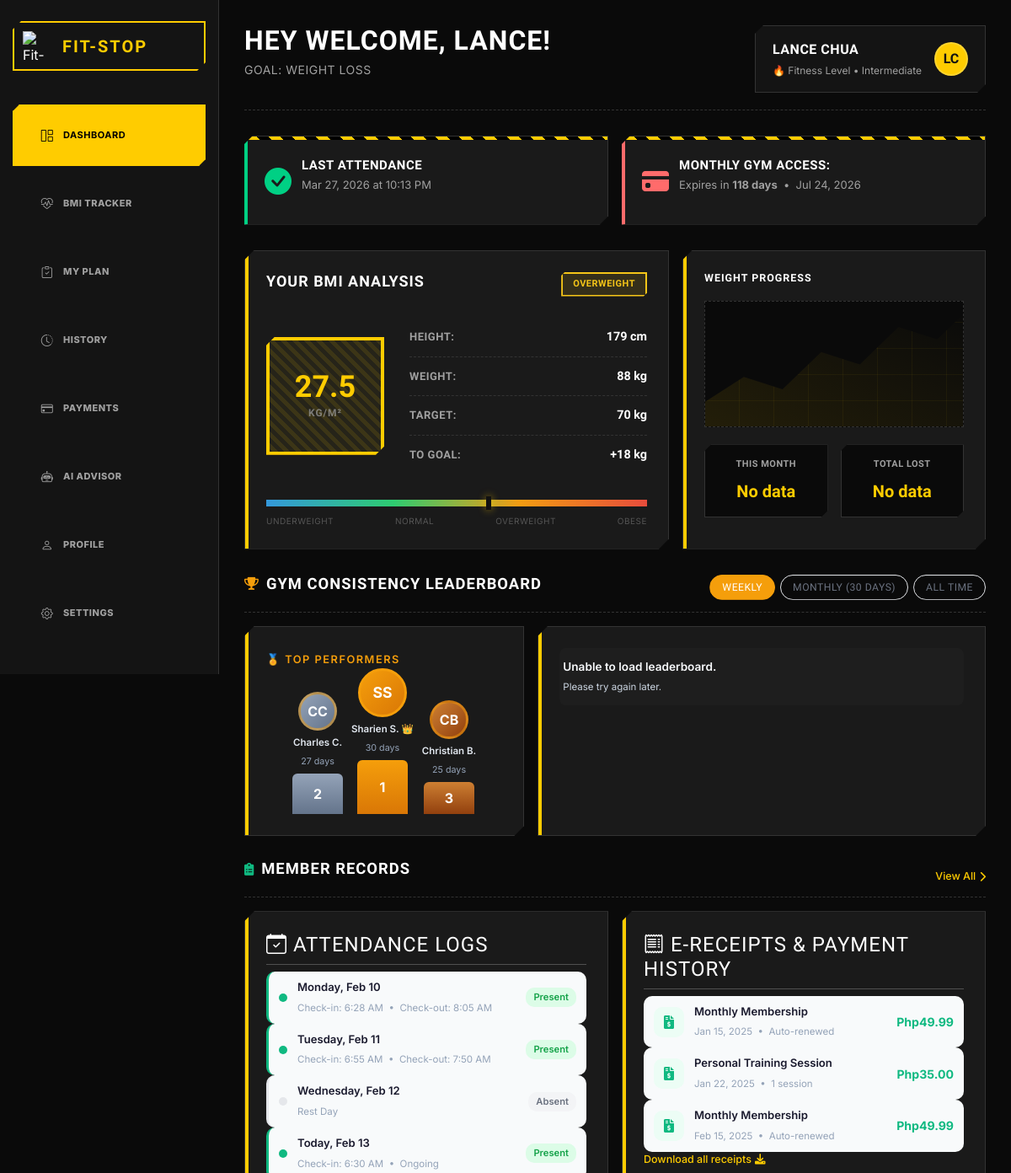
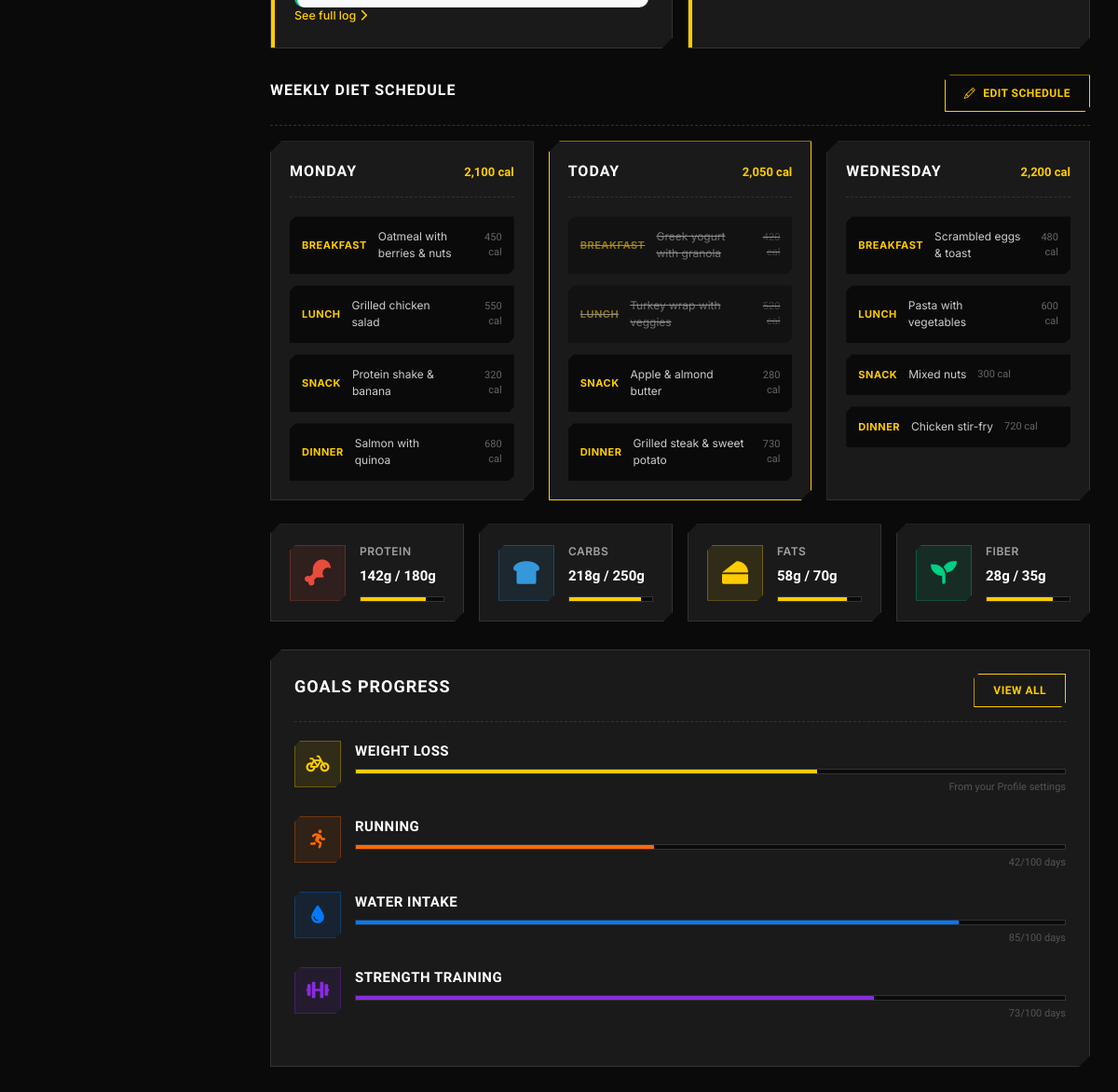
The app's page /user/user.php (signed in) with its own data (2 pictures, top to bottom).
### tables this page shows
CREATE TABLE "users" (   id INTEGER PRIMARY KEY AUTOINCREMENT,   username VARCHAR(50) NOT NULL UNIQUE,   first_name VARCHAR(50) NOT NULL,   last_name VARCHAR(50) NOT NULL,   email VARCHAR(100) NOT NULL UNIQUE,   password VARCHAR(255) NOT NULL,   user_type VARCHAR(50),   verification_code VARCHAR(50) DEFAULT NULL,   verification_code_expiration TIMESTAMP DEFAULT NULL,   is_verified BOOLEAN DEFAULT FALSE,   profile_picture BLOB,   last_logged_in TIMESTAMP DEFAULT NULL,   created_at TIMESTAMP DEFAULT CURRENT_TIMESTAMP,   updated_at TIMESTAMP DEFAULT CURRENT_TIMESTAMP , "points" INTEGER NOT NULL DEFAULT 0, dpa_consent INTEGER NOT NULL DEFAULT 0, dpa_consent_at TIMESTAMP DEFAULT NULL, "address" VARCHAR(255));

CREATE TABLE "attendance" ("id" integer NOT NULL,"user_id" integer NOT NULL,"datetime" datetime NOT NULL, PRIMARY KEY ("id"));

CREATE TABLE "monthly" ("id" integer,"name" text,"expires_in" datetime, "member" INTEGER, image BLOB, PRIMARY KEY ("id"));

### user/user.php (the view, shortened to what the rows shown need)
<?php
$displayName = 'Member';
$firstName = 'Member';
$fitnessLevel = 'Not set';
$goal = 'Primary Goal';
$attendanceTitle = 'No Attendance Yet';
$attendanceDetail = 'No check-in record found.';
$paymentDueSoon = false;
$daysLeft = null;
$monthlyExpiry = null;
try {
  require __DIR__ . '/../Login/connection.php';
  $userId = (int)($_SESSION['id'] ?? 0);
  if ($userId > 0) {
    $userStmt = $pdo->prepare('SELECT id, username, first_name, last_name, email FROM users WHERE id = :id LIMIT 1');
    $userStmt->execute([':id' => $userId]);
    $user = $userStmt->fetch(PDO::FETCH_ASSOC) ?: [];
    $profileColumns = [];
    $profileColumnStmt = $pdo->query('PRAGMA table_info(member_profiles)');
    if ($profileColumnStmt) {
      $profileColumnRows = $profileColumnStmt->fetchAll(PDO::FETCH_ASSOC);
      foreach ($profileColumnRows as $profileColumnRow) {
        if (isset($profileColumnRow['name'])) {
          $profileColumns[] = (string)$profileColumnRow['name'];
        }
      }
    }
    $profileSelectSql = 'SELECT '
      . (in_array('age', $profileColumns, true) ? 'age' : 'NULL AS age') . ', '
      . (in_array('height_cm', $profileColumns, true) ? 'height_cm' : 'NULL AS height_cm') . ', '
      . (in_array('weight_kg', $profileColumns, true) ? 'weight_kg' : 'NULL AS weight_kg') . ', '
      . (in_array('fitness_level', $profileColumns, true) ? 'fitness_level' : 'NULL AS fitness_level') . ', '
      . (in_array('goal', $profileColumns, true) ? 'goal' : 'NULL AS goal') . ', '
      . (in_array('bmi', $profileColumns, true) ? 'bmi' : 'NULL AS bmi')
      . ' FROM member_profiles WHERE user_id = :user_id LIMIT 1';
    $profileStmt = $pdo->prepare($profileSelectSql);
    $profileStmt->execute([':user_id' => $userId]);
    $profile = $profileStmt->fetch(PDO::FETCH_ASSOC) ?: [];
    $displayNameRaw = trim(((string)($user['first_name'] ?? '')) . ' ' . ((string)($user['last_name'] ?? '')));
    if ($displayNameRaw !== '') {
      $displayName = $displayNameRaw;
    } elseif (!empty($user['username'])) {
      $displayName = (string)$user['username'];
    }
    $firstName = (string)($user['first_name'] ?? '');
    if (!empty($profile['fitness_level'])) {
      $fitnessLevel = (string)$profile['fitness_level'];
    }
    if (!empty($profile['goal'])) {
      $goal = (string)$profile['goal'];
    }
    $monthlyStmt = $pdo->prepare(
        "SELECT id, expires_in
        FROM monthly
        WHERE member = :member
        ORDER BY expires_in DESC
        LIMIT 1"
    );
    $monthlyStmt->execute([':member' => $userId]);
    $monthlyRecord = $monthlyStmt->fetch(PDO::FETCH_ASSOC) ?: [];
    if (!empty($monthlyRecord['expires_in'])) {
        $monthlyExpiry = (string)$monthlyRecord['expires_in'];
        $expiryDate = new DateTime($monthlyExpiry, new DateTimeZone('Asia/Manila'));
        $today      = new DateTime('now',          new DateTimeZone('Asia/Manila'));
        $diff       = (int)$today->diff($expiryDate)->days;
        $expired    = $expiryDate < $today;
        $daysLeft      = $expired ? 0 : $diff;
        $paymentDueSoon = !$expired && $daysLeft <= 7;
    }
    $attendanceStmt = $pdo->prepare('SELECT datetime FROM attendance WHERE user_id = :user_id ORDER BY datetime DESC LIMIT 1');
    $attendanceStmt->execute([':user_id' => $userId]);
    $lastAttendanceRaw = $attendanceStmt->fetchColumn();
    if ($lastAttendanceRaw) {
      $attendanceAt = new DateTime((string)$lastAttendanceRaw, new DateTimeZone('UTC'));
      $attendanceAt->setTimezone(new DateTimeZone('Asia/Manila'));
      $attendanceTitle = 'Last Attendance';
      $attendanceDetail = $attendanceAt->format('M j, Y') . ' at ' . $attendanceAt->format('g:i A');
    }
  }
} catch (Throwable $e) {
}
?>
<!doctype html>
<html lang="en">
  <head>
    <link href="https://cdn.jsdelivr.net/npm/bootstrap@5.3.2/dist/css/bootstrap.min.css" rel="stylesheet">
    <link rel="stylesheet" href="user.css" />
    <link
      href="https://cdn.jsdelivr.net/npm/bootstrap-icons/font/bootstrap-icons.css"
      rel="stylesheet"
    />
    <link
      rel="stylesheet"
      href="https://cdnjs.cloudflare.com/ajax/libs/font-awesome/6.0.0/css/all.min.css"
    />
  </head>
  <body>
    <div class="dashboard">
      <main class="main-content">
        <header class="topbar">
          <div class="welcome">
            <h1 id="dashboardWelcome">Hey Welcome, <?php echo htmlspecialchars($firstName, ENT_QUOTES, 'UTF-8'); ?>!</h1>
            <p id="dashboardWelcomeSub">Goal: <?php echo htmlspecialchars($goal, ENT_QUOTES, 'UTF-8'); ?></p>
          </div>
          <div class="profile-container" style="margin-left:auto;">
            <div class="profile-content">
              <div class="profile-text">
                <strong class="profile-name" id="dashboardProfileName"><?php echo htmlspecialchars($displayName, ENT_QUOTES, 'UTF-8'); ?></strong>
                <span class="profile-streak" id="dashboardFitnessLevel">🔥 Fitness Level • <?php echo htmlspecialchars($fitnessLevel, ENT_QUOTES, 'UTF-8'); ?></span>
              </div>
            </div>
          </div>
        </header>
        <section class="notifications">
          <div class="notification-card attendance">
            <div class="notification-content">
              <h4><?php echo htmlspecialchars($attendanceTitle, ENT_QUOTES, 'UTF-8'); ?></h4>
              <p><?php echo htmlspecialchars($attendanceDetail, ENT_QUOTES, 'UTF-8'); ?></p>
            </div>
          </div>
          <?php if ($monthlyExpiry !== null): ?>
            <div class="notification-card payment <?php echo ($daysLeft === 0) ? 'expired' : ($paymentDueSoon ? 'due-soon' : ''); ?>">
                <div class="notification-content">
                    <?php if ($daysLeft === 0): ?>
                        <h4>Monthly Gym Access Expired</h4>
                        <p>Your membership expired on <?php echo htmlspecialchars((new DateTime($monthlyExpiry))->format('M j, Y'), ENT_QUOTES, 'UTF-8'); ?></p>
                    <?php elseif ($paymentDueSoon): ?>
                        <h4>Payment Due Soon</h4>
                        <p>Monthly Gym Access expires in <strong><?php echo $daysLeft; ?> day<?php echo $daysLeft !== 1 ? 's' : ''; ?></strong>
                          &nbsp;•&nbsp; <?php echo htmlspecialchars((new DateTime($monthlyExpiry))->format('M j, Y'), ENT_QUOTES, 'UTF-8'); ?></p>
                    <?php else: ?>
                        <h4>Monthly Gym Access:</h4>
                        <p>Expires in <strong><?php echo $daysLeft; ?> days</strong>
                          &nbsp;•&nbsp; <?php echo htmlspecialchars((new DateTime($monthlyExpiry))->format('M j, Y'), ENT_QUOTES, 'UTF-8'); ?></p>
                    <?php endif; ?>
                </div>
            </div>
            <?php endif; ?>
        </section>
      </main>
    </div>
  </body>
</html>

### records on screen
users: first_name "LANCE", displayName "LANCE CHUA"
attendance: datetime "LAST ATTENDANCE", datetime "Mar 27, 2026 at 10:13 PM"
monthly: expires_in "118", expires_in "Jul 24, 2026"

### other values on screen
$link['label'] "DASHBOARD"
$link['label'] "BMI TRACKER"
$link['label'] "MY PLAN"
$link['label'] "HISTORY"
$link['label'] "PAYMENTS"
$link['label'] "AI ADVISOR"
$link['label'] "PROFILE"
$link['label'] "SETTINGS"
$goal "WEIGHT LOSS"
$fitnessLevel "Intermediate"
$profileInitials "LC"
$bmiLabel "OVERWEIGHT"
$bmiValueText "27.5"
$heightText "179 cm"
$weightText "88 kg"
